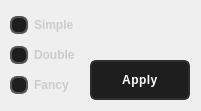
   <widget class="QWidget" name="frameWidget" native="true">
    <property name="geometry">
     <rect>
      <x>600</x>
      <y>610</y>
      <width>201</width>
      <height>111</height>
     </rect>
    </property>
    <widget class="QPushButton" name="frameApply">
     <property name="geometry">
      <rect>
       <x>90</x>
       <y>60</y>
       <width>100</width>
       <height>40</height>
      </rect>
     </property>
     <property name="styleSheet">
      <string notr="true">QPushButton {
    background-color: #1E1E1E;
    color: white;
    border: 1.8px solid #2E2E2E;
    border-radius: 6px;
    padding: 3px 8px;
    font-size: 12px;
    font-weight: bold;
    letter-spacing: 0.5px;
    min-width: 80px;
    max-width: 80px;
    min-height: 30px;
    max-height: 30px;
}

QPushButton:hover {
    background-color: #2C2C2C;
    border: 1.8px solid #00FFFF;
    color: #00FFFF;
}

QPushButton:pressed {
    background-color: #111;
    border: 1.8px solid #008B8B;
    color: #008B8B;
}

QPushButton:disabled {
    background-color: #1E1E1E;
    border: 1.8px solid #2E2E2E;
    color: #555;
}
</string>
     </property>
     <property name="text">
      <string>Apply</string>
     </property>
     <property name="icon">
      <iconset resource="resources.qrc">
       <normaloff>:/icons/icons/apply.png</normaloff>:/icons/icons/apply.png</iconset>
     </property>
     <property name="iconSize">
      <size>
       <width>16</width>
       <height>16</height>
      </size>
     </property>
    </widget>
    <widget class="QWidget" name="layoutWidget">
     <property name="geometry">
      <rect>
       <x>10</x>
       <y>10</y>
       <width>79</width>
       <height>91</height>
      </rect>
     </property>
     <layout class="QVBoxLayout" name="verticalLayout">
      <item>
       <widget class="QRadioButton" name="simpleRadioButton">
        <property name="styleSheet">
         <string notr="true">QRadioButton {
    font-size: 12px;
    color: #cccccc;
    spacing: 6px;
    font-weight: 500;
}

QRadioButton::indicator {
    width: 14px;
    height: 14px;
    border-radius: 7px; 
    border: 2px solid #555;
    background-color: #1e1e1e;
}

QRadioButton::indicator:hover {
    border-color: #00ffff;
}

QRadioButton::indicator:checked {
    background-color: #00ffff;
    border: 2px solid #00ffff;
}

QRadioButton::indicator:disabled {
    background-color: #2e2e2e;
    border: 2px solid #444;
}

QRadioButton::indicator:checked:disabled {
    background-color: #555;
    border: 2px solid #444;
}
</string>
        </property>
        <property name="text">
         <string>Simple</string>
        </property>
       </widget>
      </item>
      <item>
       <widget class="QRadioButton" name="doubleRadioButton">
        <property name="styleSheet">
         <string notr="true">QRadioButton {
    font-size: 12px;
    color: #cccccc;
    spacing: 6px;
    font-weight: 500;
}

QRadioButton::indicator {
    width: 14px;
    height: 14px;
    border-radius: 7px;
    border: 2px solid #555;
    background-color: #1e1e1e;
}

QRadioButton::indicator:hover {
    border-color: #00ffff;
}

QRadioButton::indicator:checked {
    background-color: #00ffff;
    border: 2px solid #00ffff;
}

QRadioButton::indicator:disabled {
    background-color: #2e2e2e;
    border: 2px solid #444;
}

QRadioButton::indicator:checked:disabled {
    background-color: #555;
    border: 2px solid #444;
}
</string>
        </property>
        <property name="text">
         <string>Double</string>
        </property>
       </widget>
      </item>
      <item>
       <widget class="QRadioButton" name="fancyRadioButton">
        <property name="styleSheet">
         <string notr="true">QRadioButton {
    font-size: 12px;
    color: #cccccc;
    spacing: 6px;
    font-weight: 500;
}

QRadioButton::indicator {
    width: 14px;
    height: 14px;
    border-radius: 7px;
    border: 2px solid #555;
    background-color: #1e1e1e;
}

QRadioButton::indicator:hover {
    border-color: #00ffff;
}

QRadioButton::indicator:checked {
    background-color: #00ffff;
    border: 2px solid #00ffff;
}

QRadioButton::indicator:disabled {
    background-color: #2e2e2e;
    border: 2px solid #444;
}

QRadioButton::indicator:checked:disabled {
    background-color: #555;
    border: 2px solid #444;
}
</string>
        </property>
        <property name="text">
         <string>Fancy</string>
        </property>
       </widget>
      </item>
     </layout>
    </widget>
   </widget>
